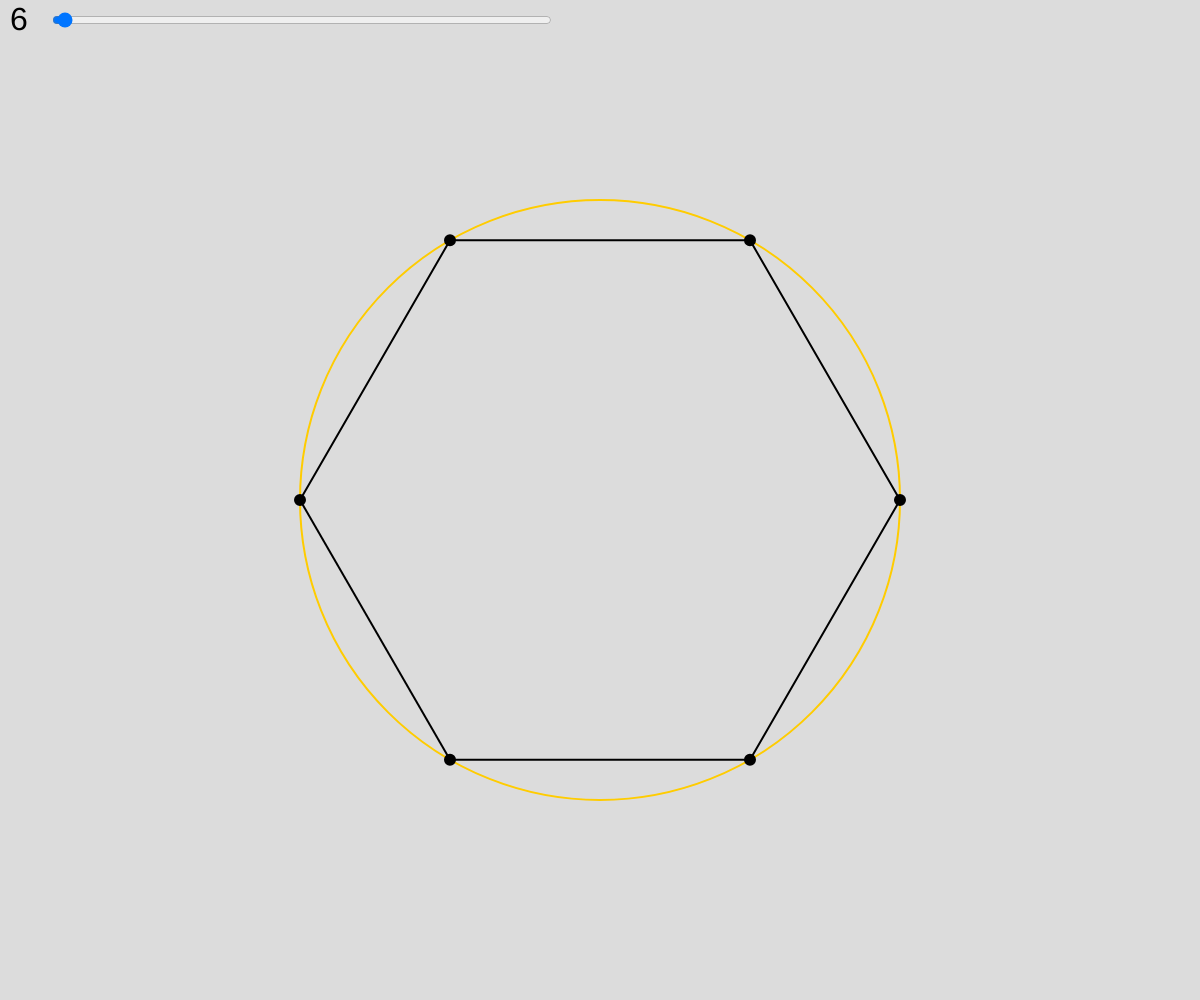
Frame 1 (no input)
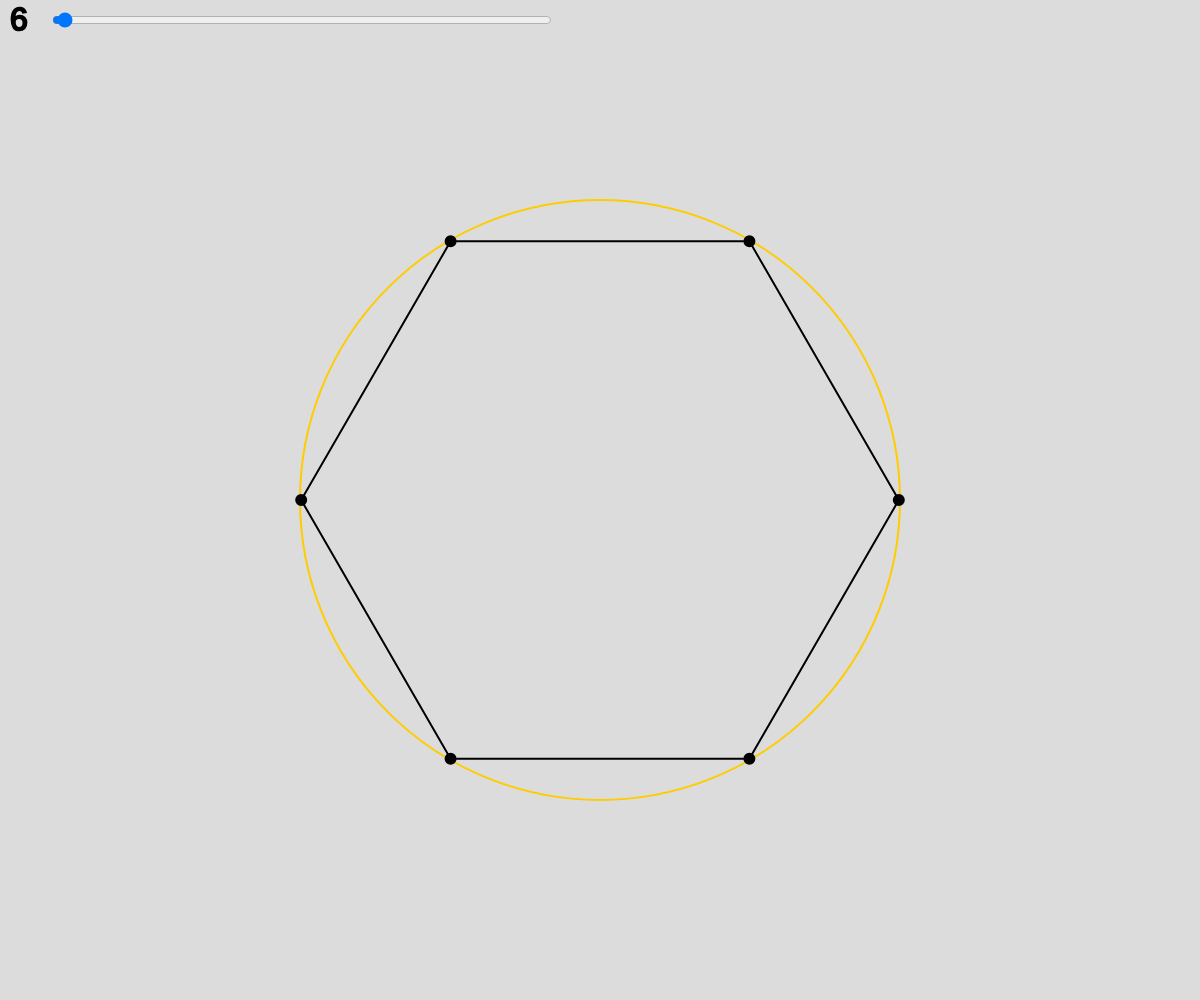
Frame 60 (no input)
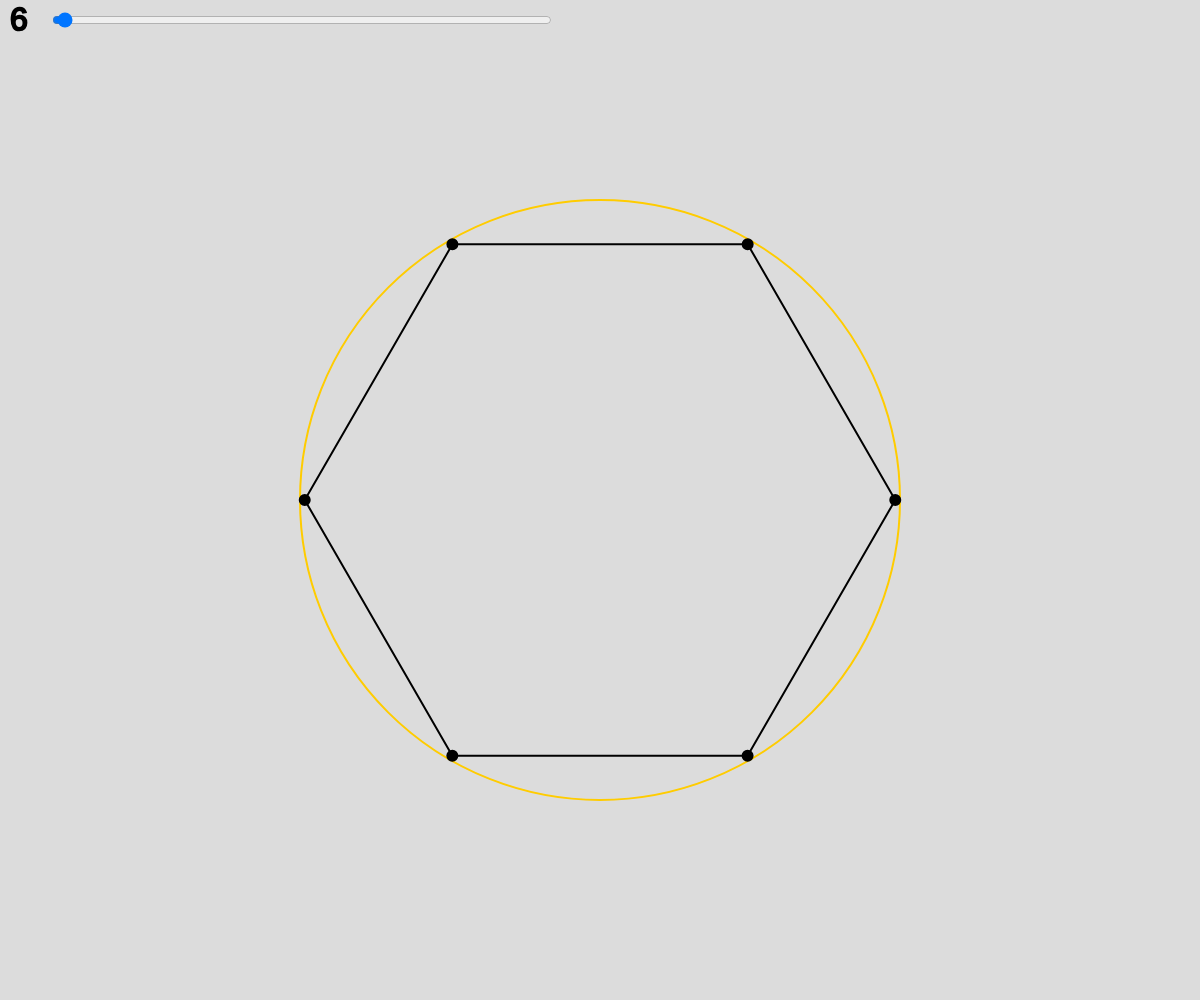
Frame 120 (the mouse pressed at the canvas centre since frame 60)

The p5.js sketch that drew these frames (run headless with seeded random() and noise() and a simulated clock; from frame 60 on, the mouse is pressed at the canvas centre):

// p5.js sketch
// ── sketch.js
class PhysicsWorld{
  G = 6.67e-11
  objects = []

  gravity_force(m1, m2, r){
    return p5.Vector.normalize(r).mult(this.G*m1*m2/(r.magSq()))
  }

  addObject(obj){
    this.objects.push(obj)
    obj.world = this
  }
  removeAllObjects(){
    this.objects = []
  }

  drawLinesBetweenObjects(){
    let prevObj, firstObj

    for(let obj of this.objects){
      if(!prevObj){
        prevObj = obj
        firstObj = obj
      } else {
        line(prevObj.pos.x, prevObj.pos.y, obj.pos.x, obj.pos.y);
        prevObj = obj
      }
    }
    line(prevObj.pos.x, prevObj.pos.y, firstObj.pos.x, firstObj.pos.y);
  }

  render(){
    for(let obj of this.objects){
      obj.update(deltaTime)
    }
  }
}

class PhysicsObject{
  constructor(name, pos, radius, shape, mass, velocity, fixed){
    pos.add(windowWidth / 2, windowHeight / 2, 0) // put them in the center
	  this.name = name
    this.pos = pos || createVector(0,0,0)
    this.radius = radius || 1
    this.shape = shape
    this.mass = mass || 1
    this.vel = velocity
    this.acc = createVector(0,0,0)
    this.net_force = createVector(0,0,0)
    this.fixed = fixed || false
  }
  getPos(){
    return p5.Vector.sub(this.pos, createVector(windowWidth / 2, windowHeight / 2, 0))
  }
  calculate_forces(){
    let f = createVector(0,0,0)
    const others = this.world.objects.filter(obj => obj.name !== this.name)
    for(let obj of others){
      let force = this.world.gravity_force(this.mass, obj.mass, distance_vector(this, obj))
      f.add(force)
    }
    this.net_force = f
  }
  update_acceleration(dt){
    this.acc = p5.Vector.mult(this.net_force, this.mass)
  }
  update_velocity(dt){
    this.vel.add(p5.Vector.mult(this.acc, dt))
  }
  update_pos(dt){
    this.pos.add(p5.Vector.mult(this.vel, dt))
  }
  add_velocity(velocity){
    this.vel = velocity
  }
  update(dt){
    if(this.fixed !== true){
      this.calculate_forces()
      this.update_acceleration(dt)
      this.update_velocity(dt)
      this.update_pos(dt)
    }

    this.shape(this.pos.x, this.pos.y, this.radius)
  }
  
}

const distance_vector = (obj1, obj2) => {
  return p5.Vector.sub(obj2.pos, obj1.pos)
}

function buildPolygon(r, n){
  const phi = 360 / n
  const m_i = mass / (n-1)

  for(let i = 0; i <= n-1; i++){
    const xPos = r * cos(phi*i)
    const yPos = r * sin(phi*i)

    const po =new PhysicsObject(`vertex${i}`, createVector(xPos, yPos, 0), 10, circle, m_i, createVector(0,0,0))
    WORLD.addObject(po)
  }
}
var mass = 6e3
let slider;
var WORLD;
var sliderValue = 0;

function setOrbitalVelocities(r){

  for(let obj of WORLD.objects){
    obj.calculate_forces()
    const velocity_magnitude = sqrt(obj.net_force.mag() * r / obj.mass)

    const v0 = obj.getPos().copy()
    v0.normalize()
    v0.rotate(90)
    v0.mult(velocity_magnitude)
    obj.add_velocity(v0)
  }
}
function setup() {
  createCanvas(windowWidth, windowHeight);
  angleMode(DEGREES);
  textSize(32);
  strokeWeight(2)
  WORLD = new PhysicsWorld()
  slider = createSlider(1, 500, 6, 1);
  slider.position(50, 10);
  slider.style('width', '500px');

}

var r = 300

function draw() {
  background(220);
  let newSliderValue = slider.value();
  text(`${newSliderValue}`, 10, 30);

  if(newSliderValue != sliderValue){
    WORLD.removeAllObjects()
    sliderValue = newSliderValue
    buildPolygon(r, sliderValue)
    setOrbitalVelocities(r)
  }
  
  // reference circle
  fill(220)
  stroke(color(255, 204, 0))
  circle(windowWidth / 2, windowHeight / 2, r * 2)

  stroke(0)
  fill(0)

  WORLD.render()
  WORLD.drawLinesBetweenObjects()
}
